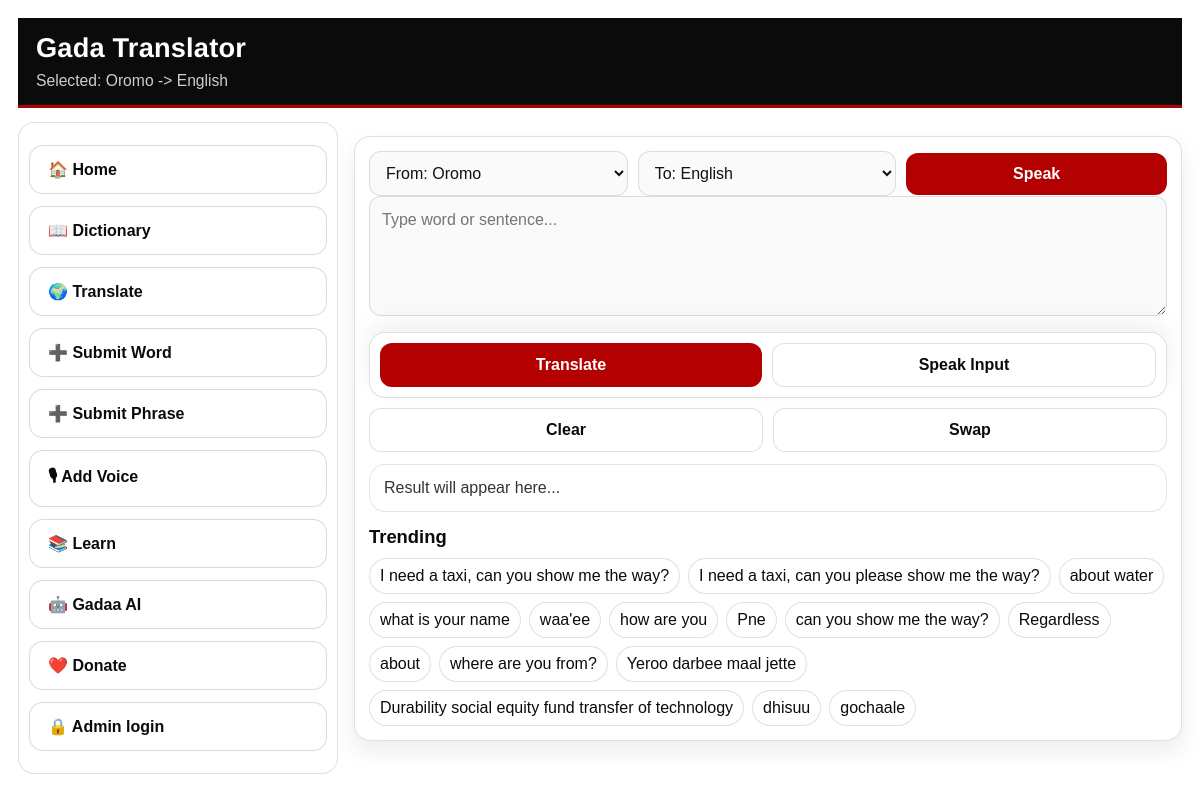
The page /translate?direction= on the database its author committed.
### tables this page shows
CREATE TABLE search_counts (
            query TEXT PRIMARY KEY,
            total_count INTEGER DEFAULT 0,
            today_count INTEGER DEFAULT 0,
            week_count INTEGER DEFAULT 0,
            last_searched_at DATETIME
        );

### app.py (the view, shortened to what this page needs)
@app.route("/translate", methods=["GET", "POST"])
def translate():
    result = None
    text = ""
    direction = "om_en"
    source_lang = "om"
    target_lang = "en"
    suggestions = None
    audio = None
    matched = None
    phrase_suggestions = None
    is_auto_translation = False
    tts_audio_url = None
    translate_error = None
    trending = get_trending(limit=15)
    approved_oromo_audio_phrase_ids = get_approved_oromo_audio_ids("phrase")
    approved_oromo_audio_word_ids = get_approved_oromo_audio_ids("word")
    return render_template(
        "translate.html",
        result=result,
        text=text,
        direction=direction,
        source_lang=source_lang,
        target_lang=target_lang,
        language_options=LANGUAGE_OPTIONS,
        result_is_rtl=_is_rtl_lang(target_lang),
        source_speech_lang=_speech_lang_code(source_lang),
        target_speech_lang=_speech_lang_code(target_lang),
        is_auto_translation=is_auto_translation,
        tts_audio_url=tts_audio_url,
        translate_error=translate_error,
        suggestions=suggestions,
        phrase_suggestions=phrase_suggestions,
        trending=trending,
        matched=matched,
        audio=audio,
        approved_oromo_audio_word_ids=approved_oromo_audio_word_ids,
        approved_oromo_audio_phrase_ids=approved_oromo_audio_phrase_ids
    )

### app.py (called while the page is built)
@app.before_request
def force_primary_domain():
    if request.path.startswith("/.well-known/"):
        return None
    if request.host == "gadaoromo.onrender.com":
        return redirect("https://gadaadictionary.com" + request.full_path, code=301)
    return None

@app.context_processor
def inject_globals():
    return dict(
        APP_NAME=APP_NAME,
        SUPPORT_MIN_NOK=SUPPORT_MIN_NOK,
        DONATE_URLS=DONATE_URLS,
        WEBSITE_URL=WEBSITE_URL,
        API_URL=API_URL,
    )

@app.after_request
def add_security_headers(resp):
    resp.headers["X-Content-Type-Options"] = "nosniff"
    resp.headers["X-Frame-Options"] = "SAMEORIGIN"
    if resp.mimetype == "text/html":
        resp.headers.setdefault("Cache-Control", "no-cache")
    return resp

def _speech_lang_code(lang_code: str) -> str:
    cfg = LANGUAGE_OPTIONS.get(lang_code, {})
    return cfg.get("speech_code", "en-US")

def _is_rtl_lang(lang_code: str) -> bool:
    cfg = LANGUAGE_OPTIONS.get(lang_code, {})
    return bool(cfg.get("rtl"))

def get_approved_oromo_audio_ids(entry_type: str) -> set:
    if entry_type not in ("word", "phrase"):
        return set()
    conn = sqlite3.connect(DB_NAME)
    c = conn.cursor()
    c.execute("""
        SELECT DISTINCT entry_id
        FROM audio
        WHERE status='approved'
          AND entry_type=?
          AND lang='oromo'
    """, (entry_type,))
    ids = {r[0] for r in c.fetchall()}
    conn.close()
    return ids

def get_trending(limit=20):
    conn = sqlite3.connect(DB_NAME)
    c = conn.cursor()
    c.execute("""
        SELECT query, today_count, week_count, total_count
        FROM search_counts
        ORDER BY today_count DESC, week_count DESC, total_count DESC
        LIMIT ?
    """, (limit,))
    rows = c.fetchall()
    conn.close()
    return rows

@app.after_request
def no_cache_html(resp):
    if resp.mimetype == "text/html":
        resp.headers["Cache-Control"] = "no-store, max-age=0"
        resp.headers["Pragma"] = "no-cache"
    return resp

### templates/translate.html (shortened to what this page needs)
<!DOCTYPE html>
<html lang="en">
<head>
  <link rel="stylesheet" href="{{ url_for('static', filename='style.css') }}?v=20260218-2">
</head>
<body>
<div class="container">
<header class="topbar">
  <div class="brand">
    <h1>Gada Translator</h1>
    <p class="tagline">Selected: {{ language_options[source_lang].label }} -> {{ language_options[target_lang].label }}</p>
  </div>
</header>
<div class="app-shell">
    <aside class="side-menu">
    <a class="side-link" href="/">🏠 Home</a>
    <a class="side-link" href="/dictionary">📖 Dictionary</a>
    <a class="side-link" href="/translate">🌍 Translate</a>
    <a class="side-link" href="/submit">➕ Submit Word</a>
    <a class="side-link" href="/submit_phrase">➕ Submit Phrase</a>
    <a class="side-link" href="/recorder">🎙 Add Voice</a>
    <a class="side-link" href="/learn">📚 Learn</a>
    <a class="side-link" href="/gadaa-ai">🤖 Gadaa AI</a>
    <a class="side-link" href="/support">❤️ Donate</a>
    <a class="side-link" href="/admin">🔒 Admin login</a>
  </aside>
  <main class="content" id="main">
    <div class="card">
      <form method="POST" id="translateForm">
        <div class="row">
          <select name="source_lang" id="sourceLangSelect">
            {% for code, cfg in language_options.items() %}
              <option value="{{ code }}" {% if source_lang == code %}selected{% endif %}>From: {{ cfg.label }}</option>
            {% endfor %}
          </select>
          <select name="target_lang" id="targetLangSelect">
            {% for code, cfg in language_options.items() %}
              <option value="{{ code }}" {% if target_lang == code %}selected{% endif %}>To: {{ cfg.label }}</option>
            {% endfor %}
          </select>
          <button type="button" onclick="startVoice()">Speak</button>
        </div>
        <textarea name="text" id="textInput" placeholder="Type word or sentence..." required oninput="autoGrow(this)">{{ text or "" }}</textarea>
        <div class="bottom-bar">
          <div class="bottom-actions">
            <button type="submit">Translate</button>
            <a class="btn" href="javascript:void(0)" onclick="speakInput()">Speak Input</a>
          </div>
        </div>
        <div class="small-actions">
          <button type="button" class="btn" onclick="clearInput()">Clear</button>
          <button type="button" class="btn" onclick="swapDirection()">Swap</button>
        </div>
      </form>
      {% if result %}
        <div class="result-box">
          <strong>Result:</strong>
          <span id="resultText" {% if result_is_rtl %}dir="rtl" style="display:inline-block; text-align:right; width:100%;"{% endif %}>{{ result }}</span>
          {% if is_auto_translation %}<span class="chip" style="margin-left:8px;">Auto translation</span>{% endif %}
        </div>
        <div class="small-actions">
          <button type="button" class="btn" onclick="speakResult()">Speak Result</button>
          <button type="button" class="btn" onclick="copyResult()">Copy Result</button>
        </div>
        {% if tts_audio_url %}
          <div style="margin-top:10px;">
            <div class="subtle">Generated audio</div>
            <audio controls style="width:100%;"><source src="{{ tts_audio_url }}"></audio>
          </div>
        {% endif %}
      {% else %}
        <div class="result-box" style="opacity:0.85;">Result will appear here...</div>
      {% endif %}
      {% if trending %}
        <div style="margin-top:14px;">
          <h2>Trending</h2>
          <div class="chips">{% for row in trending %}<span class="chip" onclick="useSuggestion('{{ row[0]|e }}')">{{ row[0] }}</span>{% endfor %}</div>
        </div>
      {% endif %}
    </div>
  </main>
</div>
</body>
</html>

### static/style.css (style rules this page uses)
* { margin: 0; padding: 0; box-sizing: border-box; font-family: Arial, sans-serif; }
:root { --bg: #ffffff; --text: #111111; --muted: rgba(17,17,17,0.85); --black: #0b0b0b; --red: #b30000; --redHover: #8f0000; --card: #ffffff; --card2: #fafafa; --border: rgba(0,0,0,0.12); --shadow: 0 10px 24px rgba(0,0,0,0.08); --radius: 16px; --radiusSm: 12px; }
body { background: var(--bg); color: var(--text); }
a { color: var(--red); text-decoration: none; }
.container { max-width: none; margin: 0; padding: 14px 18px; }
.topbar { position: sticky; top: 0; z-index: 60; background: var(--black); color: #fff; padding: 14px 18px; border-bottom: 3px solid var(--red); display:flex; align-items:flex-start; justify-content:space-between; gap: 12px; }
.brand h1 { margin:0; font-size: 1.7rem; color:#fff; }
.tagline { margin-top: 6px; color: rgba(255,255,255,0.92); }
.card { margin-top: 14px; background: var(--card); border: 1px solid var(--border); border-radius: var(--radius); padding: 14px; box-shadow: var(--shadow); }
h2 { margin: 0 0 10px; font-size: 1.15rem; color: var(--black); }
h1, h3 { color: var(--black); }
input, select, textarea, button { width: 100%; font-size: 1rem; box-sizing: border-box; }
input, select, textarea { background: var(--card2); border: 1px solid var(--border); color: var(--text); border-radius: var(--radiusSm); padding: 12px; outline: none; }
textarea { min-height: 120px; resize: vertical; line-height: 1.35; }
button { padding: 12px 14px; border-radius: var(--radiusSm); border: none; cursor: pointer; background: var(--red); color: #fff; font-weight: 800; }
.btn { display:inline-block; padding: 12px 14px; border-radius: var(--radiusSm); border: 1px solid var(--border); background: #fff; color: var(--black); text-decoration:none; font-weight: 800; text-align:center; }
.row { display:flex; gap: 10px; align-items:center; }
.row > * { flex: 1; }
.result-box { margin-top: 12px; padding: 14px; border-radius: var(--radius); border-left: 4px solid var(--red); background: #fff; border: 1px solid var(--border); }
.chips { display:flex; flex-wrap:wrap; gap:8px; margin-top: 10px; }
.chip { display:inline-block; padding: 8px 10px; border-radius: 999px; border: 1px solid var(--border); background: #fff; color: var(--black); cursor:pointer; user-select:none; }
.bottom-bar { position: sticky; bottom: 0; z-index: 60; margin-top: 12px; padding: 10px; border-radius: var(--radius); background: #fff; border: 1px solid var(--border); box-shadow: 0 -10px 24px rgba(0,0,0,0.06); }
.bottom-actions { display:flex; gap: 10px; }
.bottom-actions > * { flex: 1; }
.small-actions { display:flex; gap: 10px; margin-top: 10px; flex-wrap:wrap; }
.small-actions > * { flex: 1; }
@media (min-width: 800px) { .container { padding: 18px; } }
a, button, .chip { transition: transform 120ms ease, opacity 120ms ease, box-shadow 120ms ease; }
.card { animation: fadeUp 180ms ease; }
.app-shell { display: grid; grid-template-columns: 320px 1fr; gap: 16px; align-items: start; margin-top: 14px; }
.side-menu { position: sticky; top: 110px; max-height: calc(100vh - 130px); overflow: auto; background: #fff; border: 1px solid var(--border); border-radius: var(--radius); padding: 10px; }
.side-link { display:flex; align-items:center; gap: 12px; min-height: 48px; padding: 14px 18px; margin: 12px 0; border: 1px solid rgba(0,0,0,0.14); border-radius: 14px; background: #fff; color: var(--black); font-weight: 800; text-decoration: none; }
.topbar .brand h1 { color: #fff; font-weight: 900; letter-spacing: 0.2px; text-rendering: geometricPrecision; }
.topbar .tagline { color: rgba(255,255,255,0.80); font-size: 0.98rem; line-height: 1.35; margin-top: 6px; }

### rows shown on the page
search_counts: query "I need a taxi, can you show me the way?"
search_counts: query "I need a taxi, can you please show me the way?"
search_counts: query "about water"
search_counts: query "what is your name"
search_counts: query "waa'ee"
search_counts: query "how are you"
search_counts: query "Pne"
search_counts: query "can you show me the way?"
search_counts: query "Regardless"
search_counts: query "about"
search_counts: query "where are you from?"
search_counts: query "Yeroo darbee maal jette"
search_counts: query "Durability social equity fund transfer of technology"
search_counts: query "dhisuu"
search_counts: query "gochaale"

### other values the page prints
{{ language_options[source_lang].label }} "Oromo"
{{ language_options[target_lang].label }} "English"
